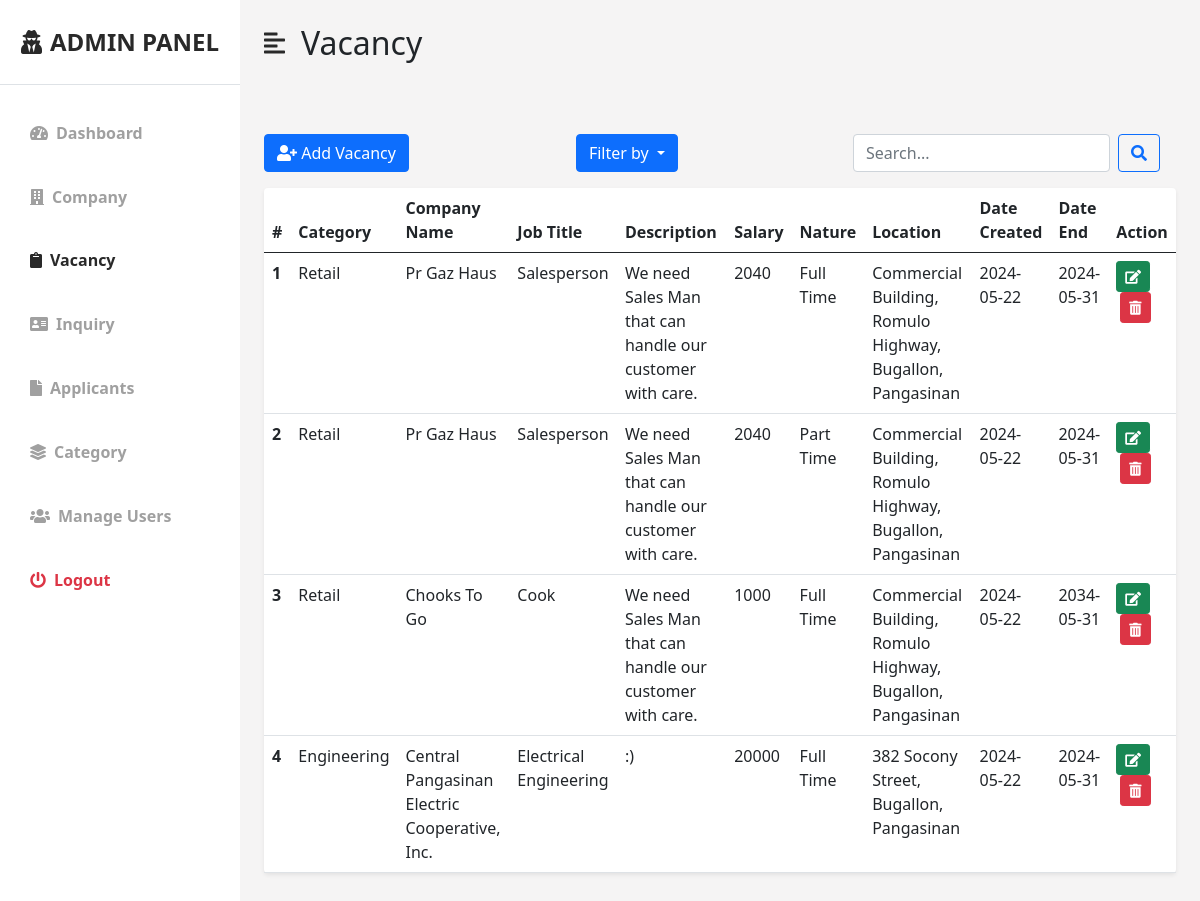
/JobPortal/src/admin/page-vacancy.php, run on the app's committed database.
### tables this page shows
CREATE TABLE `tbl_vacancy` (
  `uid` int(11) NOT NULL,
  `job_number` varchar(6) NOT NULL,
  `company_category` varchar(100) NOT NULL,
  `company_name` varchar(100) NOT NULL,
  `job_title` varchar(100) NOT NULL,
  `job_description` varchar(100) NOT NULL,
  `job_salary` varchar(100) DEFAULT NULL,
  `job_nature` varchar(100) NOT NULL,
  `location` varchar(100) NOT NULL,
  `date_created` varchar(100) NOT NULL,
  `date_end` varchar(100) NOT NULL
);

### JobPortal/src/admin/page-vacancy.php (the view, shortened to what this page needs)
<!DOCTYPE html>
<html lang="en">
<head>
    <link href="https://cdn.jsdelivr.net/npm/bootstrap@5.0.0-beta3/dist/css/bootstrap.min.css" rel="stylesheet" />
    <link rel="stylesheet" href="https://cdnjs.cloudflare.com/ajax/libs/font-awesome/5.15.3/css/all.min.css" />
    <link rel="stylesheet" href="style/styles.css" />
</head>
<body>
<div class="d-flex" id="wrapper">
        <div class="bg-white" id="sidebar-wrapper">
            <div class="sidebar-heading text-center py-4 primary-text fs-4 fw-bold text-uppercase border-bottom">
                <i class="fas fa-user-secret me-2"></i>Admin Panel
            </div>
            <div class="list-group list-group-flush my-3">
                <a href="page-dashboard.php" class="list-group-item list-group-item-action bg-transparent second-text fw-bold">
                    <i class="fas fa-tachometer-alt me-2"></i>Dashboard
                </a>
                <a href="page-company.php" class="list-group-item list-group-item-action bg-transparent second-text fw-bold">
                    <i class="fas fa-building me-2"></i>Company
                </a>
                <a href="page-vacancy.php" class="list-group-item list-group-item-action bg-transparent second-text active">
                    <i class="fas fa-clipboard me-2"></i>Vacancy
                </a>
                <a href="page-inquiry.php" class="list-group-item list-group-item-action bg-transparent second-text fw-bold">
                    <i class="fas fa-address-card me-2"></i>Inquiry
                </a>
                <a href="page-applicants.php" class="list-group-item list-group-item-action bg-transparent second-text fw-bold">
                    <i class="fas fa-file me-2"></i>Applicants
                </a>
                <a href="page-category.php" class="list-group-item list-group-item-action bg-transparent second-text fw-bold">
                    <i class="fas fa-layer-group me-2"></i>Category
                </a>
                <a href="page-user-list.php" class="list-group-item list-group-item-action bg-transparent second-text fw-bold">
                    <i class="fas fa-users me-2"></i>Manage Users
                </a>
                <a href="#" class="list-group-item list-group-item-action bg-transparent text-danger fw-bold" onclick="confirmLogout()">
                    <i class="fas fa-power-off me-2"></i>Logout
                </a>
            </div>
        </div>
    <div id="page-content-wrapper">
        <nav class="navbar navbar-expand-lg navbar-light bg-transparent py-4 px-4">
            <div class="d-flex align-items-center">
                <i class="fas fa-align-left primary-text fs-4 me-3" id="menu-toggle"></i>
                <h2 class="fs-2 m-0">Vacancy</h2>
            </div>
        </nav>
        <div class="container-fluid px-4">
            <div class="row my-5">
                <div class="col">
                    <div class="d-flex justify-content-between align-items-center mb-3">
                        <div>
                            <a href="page-add-vacancy.php" class="btn btn-primary"><i class="fas fa-user-plus"></i> Add Vacancy</a>
                        </div>
                        <div class="dropdown me-2">
                            <button class="btn btn-primary dropdown-toggle" type="button" id="dropdownMenuButton" data-bs-toggle="dropdown" aria-expanded="false">
                                Filter by
                            </button>
                        </div>
                        <div class="d-flex">
                            <form class="d-flex me-3" method="GET" action="<?php echo htmlspecialchars($_SERVER["PHP_SELF"]); ?>">
                                <input class="form-control me-2" type="search" name="search" placeholder="Search..." aria-label="Search" onchange="clearSearch()">
                                <button class="btn btn-outline-primary" type="submit"><i class="fas fa-search"></i></button>
                            </form>
                        </div>
                    </div>
                    <table class="table bg-white rounded shadow-sm  table-hover">
                        <thead>
                            <tr>
                                <th scope="col">#</th>
                                <th scope="col">Category</th>
                                <th scope="col">Company Name</th>
                                <th scope="col">Job Title</th>
                                <th scope="col">Description</th>
                                <th scope="col">Salary</th>
                                <th scope="col">Nature</th>
                                <th scope="col">Location</th>
                                <th scope="col">Date Created</th>
                                <th scope="col">Date End</th>
                                <th scope="col">Action</th>
                            </tr>
                        </thead>
                        <tbody>
                            <?php
                            include '../auth/php/config.php';
                            if (isset($_GET['search'])) {
                                $search = mysqli_real_escape_string($con, $_GET['search']);
                                $query = "SELECT * FROM tbl_vacancy WHERE
                                        company_category LIKE '%$search%' OR
                                        company_name LIKE '%$search%' OR
                                        job_title LIKE '%$search%' OR
                                        job_description LIKE '%$search%' OR
                                        job_salary LIKE '%$search%' OR
                                        job_nature LIKE '%$search%' OR
                                        location LIKE '%$search%' OR
                                        date_created LIKE '%$search%' OR
                                        date_end LIKE '%$search%'";
                            } else {
                                $query = "SELECT * FROM tbl_vacancy";
                            }
                            $result = mysqli_query($con, $query);
                            $count = 1;
                            while ($row = mysqli_fetch_assoc($result)) {
                                echo "<tr>";
                                echo "<th scope='row'>" . $count++ . "</th>";
                                echo "<td>" . htmlspecialchars($row['company_category']) . "</td>";
                                echo "<td>" . htmlspecialchars($row['company_name']) . "</td>";
                                echo "<td>" . htmlspecialchars($row['job_title']) . "</td>";
                                echo "<td>" . htmlspecialchars($row['job_description']) . "</td>";
                                echo "<td>" . htmlspecialchars($row['job_salary']) . "</td>";
                                echo "<td>" . htmlspecialchars($row['job_nature']) . "</td>";
                                echo "<td>" . htmlspecialchars($row['location']) . "</td>";
                                echo "<td>" . htmlspecialchars($row['date_created']) . "</td>";
                                echo "<td>" . htmlspecialchars($row['date_end']) . "</td>";
                                echo "<td>";
                                echo "<button class='btn btn-success btn-sm me-1' onclick='editVacancy(" . $row['uid'] . ")'><i class='fas fa-edit'></i></button>";
                                echo "<button class='btn btn-danger btn-sm ms-1' onclick='deleteVacancy(" . $row['job_number'] . ")'><i class='fas fa-trash-alt'></i></button>";
                                echo "</td>";
                                echo "</tr>";
                            }
                            ?>
                        </tbody>
                    </table>
                </div>
            </div>
        </div>
    </div>
</div>
</body>
</html>

### JobPortal/src/admin/style/styles.css (style rules this page uses)
:root { --main-bg-color: rgb(245, 244, 244); --main-text-color: #292929; --second-text-color: #a0a0a0; --second-bg-color: #a0a0a0; }
.primary-text { color: var(--main-text-color); }
.second-text { color: var(--second-text-color); }
#wrapper { overflow-x: hidden; background-color: var(--main-bg-color); }
#sidebar-wrapper { min-height: 100vh; margin-left: -15rem; -webkit-transition: margin 0.25s ease-out; -moz-transition: margin 0.25s ease-out; -o-transition: margin 0.25s ease-out; transition: margin 0.25s ease-out; }
#sidebar-wrapper .sidebar-heading { padding: 0.875rem 1.25rem; font-size: 1.2rem; }
#sidebar-wrapper .list-group { width: 15rem; }
#page-content-wrapper { min-width: 100vw; }
#menu-toggle { cursor: pointer; }
.list-group-item { border: none; padding: 20px 30px; }
.list-group-item.active { background-color: var(--second-bg-color); color: var(--main-text-color); font-weight: bold; border: none; }
@media (min-width: 768px) { #sidebar-wrapper { margin-left: 0; } }
@media (min-width: 768px) { #page-content-wrapper { min-width: 0; width: 100%; } }

### JobPortal/src/admin/page-vacancy.php (style rules this page uses)
#page-content-wrapper { overflow-y: auto; max-height: calc(100vh - 56px); }

### data on the page
tbl_vacancy: company_category "Retail", company_name "Pr Gaz Haus", job_title "Salesperson", job_description "We need Sales Man that can handle our customer with care.", job_salary "2040", job_nature "Full Time", location "Commercial Building, Romulo Highway, Bugallon, Pangasinan", date_created "2024-05-22", date_end "2024-05-31"
tbl_vacancy: company_category "Retail", company_name "Pr Gaz Haus", job_title "Salesperson", job_description "We need Sales Man that can handle our customer with care.", job_salary "2040", job_nature "Part Time", location "Commercial Building, Romulo Highway, Bugallon, Pangasinan", date_created "2024-05-22", date_end "2024-05-31"
tbl_vacancy: company_category "Retail", company_name "Chooks To Go", job_title "Cook", job_description "We need Sales Man that can handle our customer with care.", job_salary "1000", job_nature "Full Time", location "Commercial Building, Romulo Highway, Bugallon, Pangasinan", date_created "2024-05-22", date_end "2034-05-31"
tbl_vacancy: company_category "Engineering", company_name "Central Pangasinan Electric Cooperative, Inc.", job_title "Electrical Engineering", job_description ":)", job_salary "20000", job_nature "Full Time", location "382 Socony Street, Bugallon, Pangasinan", date_created "2024-05-22", date_end "2024-05-31"
